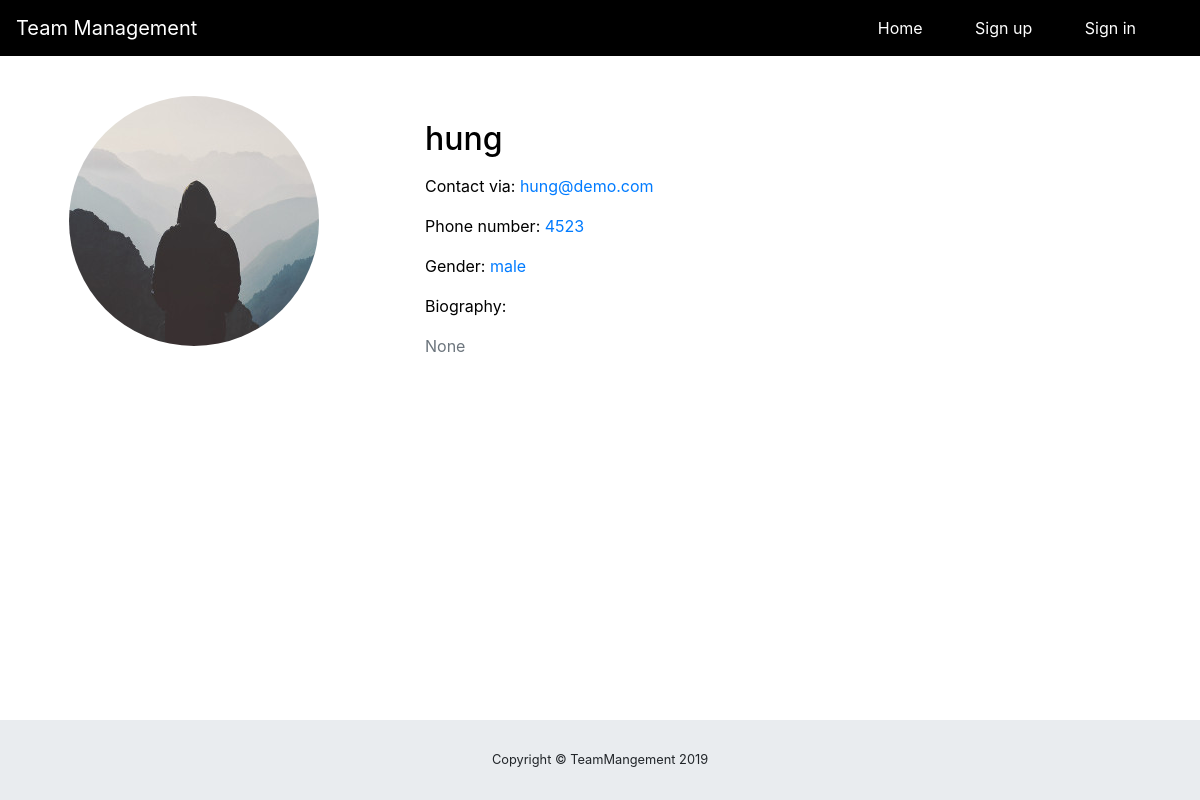
Page /profile/2 on the earlier database version.
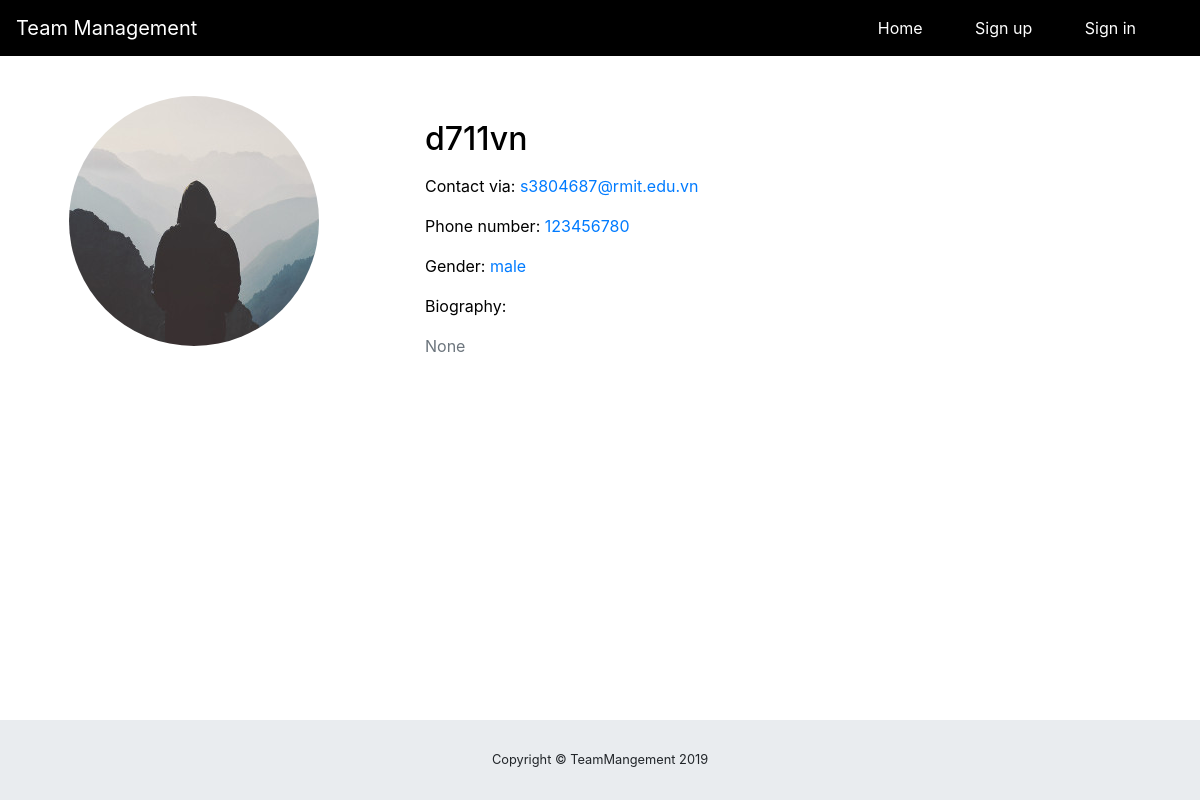
Same page on the later database version.
### teamManage/models.py (models this page shows, shortened)
class User(db.Model, UserMixin):
	id = db.Column(db.Integer, primary_key=True)
	username = db.Column(db.String(20), unique=True, nullable=False)
	email = db.Column(db.String(100), unique=True, nullable=False)
	profile_image = db.Column(db.String(20),nullable=False, default="default.jpg")
	password = db.Column(db.String(60), nullable=False)
	gender = db.Column(db.String(8), nullable=False)
	member = db.relationship("Team", cascade="all", secondary=UserTeam,backref=db.backref("members",lazy="dynamic")) #Many-to-Many Relationshipc5
	phoneNumber = db.Column(db.String, unique=True, nullable=True)
	biography = db.Column(db.String, unique=False, nullable=True)
	leaders = db.relationship("Team", backref="teamLeader", lazy=True) #One-to-Many Relationship
	taskComplete = db.relationship("Task", secondary=UserTask, backref=db.backref("completeBy", lazy="dynamic"))#Many-to-Many # Relationship
	posts = db.relationship("Post", backref="author", lazy=True)  # many to many
	comment = db.relationship("Comment",backref='user',lazy=True) #one to many

### teamManage/routes.py (the view)
@app.route('/profile/<int:user_id>', methods=['GET'])
def other_profile(user_id):
    form = UpdateProfileForm()
    user = User.query.get_or_404(user_id)
    profile_image = url_for(
        'static', filename='profile_pics/' + user.profile_image)
    return render_template('profile.html', title='Profile Page', profile_image=profile_image, user=user, form=form)

### teamManage/templates/profile.html (shortened to what this page needs)
{% extends "layout.html" %}
{% block content %}
    <div class="row">
        <div class="media col-md-4">
            <div class="media-left" style="text-align: center;">
                <img class="rounded-circle account-img m-4" src={{ profile_image }}>
            </div>
        </div>
        <div class="col-md-8">
            <h2 class="account-heading mt-5 mb-3">{{ user.username }}</h2>
            <p>Contact via: <span class="text-primary">{{ user.email }}</span></p>
            <p>Phone number: <span class="text-primary">{{ user.phoneNumber }}</span></p>
            <p>Gender: <span class="text-primary">{{ user.gender }}</span></p>
            <p >Biography: </p>
            <p class="text-secondary">{{ user.biography }}</p>
        </div>
    </div>
{% endblock content %}

### teamManage/templates/layout.html (shortened to what this page needs)
<!DOCTYPE html>
<html lang="en">
<head>
  <link rel="stylesheet" href="https://maxcdn.bootstrapcdn.com/bootstrap/4.0.0/css/bootstrap.min.css">
  <link rel="stylesheet" href="https://cdnjs.cloudflare.com/ajax/libs/font-awesome/4.7.0/css/font-awesome.min.css">
  <link href="{{ url_for('static', filename="css/css.css")}}" rel="stylesheet">
  <link href="{{ url_for('static', filename="css/myteam/myteam.css")}}" rel="stylesheet">
  <link href="{{ url_for('static', filename="css/login-register/login-register.css")}}" rel="stylesheet">
  <link href="{{ url_for('static', filename="css/team/team.css")}}" rel="stylesheet">
  <link href="{{ url_for('static', filename="css/profile/profile.css")}}" rel="stylesheet">
  <link href="{{ url_for('static', filename="css/chat.css")}}" rel="stylesheet">
</head>
<body id="page-top">
  <nav class="navbar navbar-expand navbar-dark bg-dark static-top">
    <a class="navbar-brand mr-1" href="{{ url_for('home') }}">Team Management</a>
        <div>
          {% if current_user.is_authenticated %}
            <a href="{{url_for('team')}}" class="mr-5 nav-link-custom">My team</a>
            <a  href="{{ url_for('profile') }}" class="mr-5 nav-link-custom">Profile</a>
            <a href="{{ url_for('logout') }}" class="mr5-5 nav-link-custom">Sign Out</a>
          {% else %}
            <a href="{{ url_for('home') }}" class="mr-5 nav-link-custom">Home</a>
            <a href="{{ url_for('register') }}" class="mr-5 nav-link-custom">Sign up</a>
            <a href="{{ url_for('login') }}" class="mr-5 nav-link-custom">Sign in</a>
          {% endif %}
        </div>
  </nav>
  <div id="wrapper">
    <div class="container mt-3">
                {% block content %} {% endblock %}
    </div>
          <footer class="sticky-footer" style="width: calc(100% - 0px);">
              <div class="container my-auto">
                  <div class="copyright text-center my-auto">
                      <span>Copyright © TeamMangement 2019</span>
                  </div>
              </div>
          </footer>
    </div>
</body>
</html>

### teamManage/static/css/profile/profile.css (style rules this page uses)
.account-img { width: 250px; height: 250px; }

### teamManage/templates/layout.html (style rules this page uses)
.nav-link-custom { text-decoration: none; color: white; }

Differences in the rows shown:
changed User "male": username "hung" → "d711vn"; email "hung@demo.com" → "s3804687@rmit.edu.vn"; phoneNumber "4523" → "123456780"
